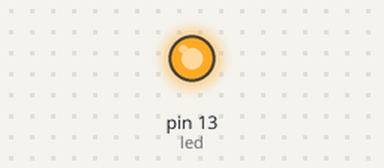
This sketch was run on a simulated Arduino Uno, built with avr-gcc and run on an emulated ATmega328P. Parts: output pins drawn as LEDs (lit = HIGH). What the sketch prints to the serial monitor is not drawn.

Above: at 2.5 s.
At 5.5 s:
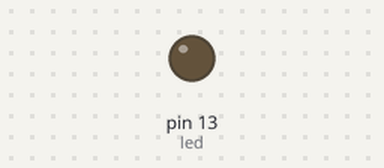
Timing chart, 0 to 7.8 s (numbered marks = the images above):
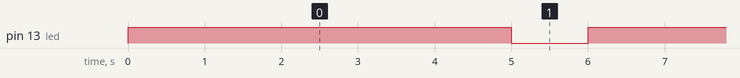

Measured:
- by itself, pin 13 (led): alternates HIGH for 5.0 s and LOW for 1.0 s

The sketch:

blink_slow.ino
```cpp
// Simple LED blink

const int led = LED_BUILTIN;

void setup() {
  pinMode(led, OUTPUT);
  Serial.begin(57600);
}

void loop() {
  digitalWrite(led, HIGH);
  delay(5000);
  digitalWrite(led, LOW);
  delay(1000);
  Serial.println("helloworld");
}
```
